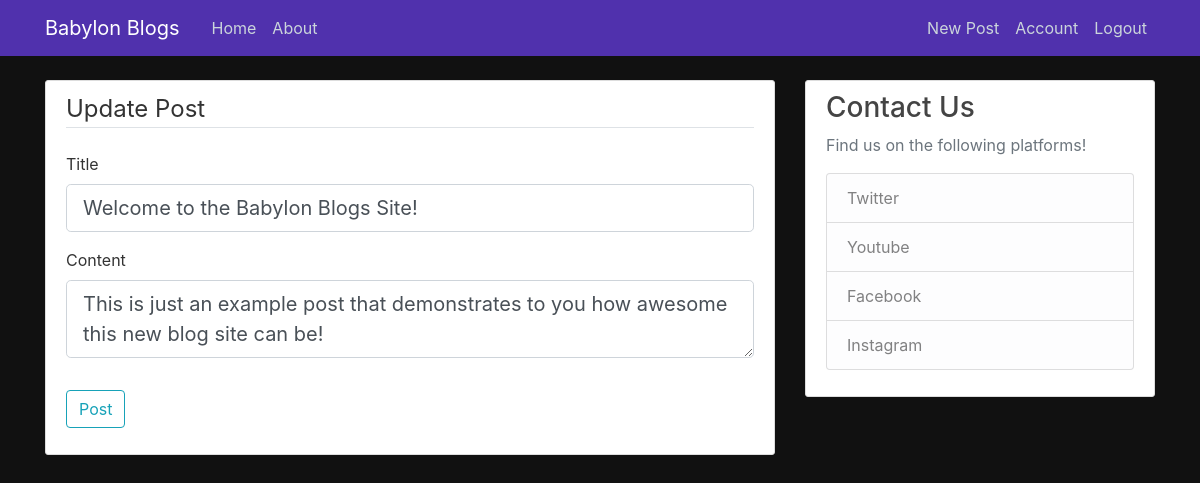
Screenshot of /post/1/update (signed in) with the database file from the repository.
### BabylonBlogs/models.py (models this page shows, shortened)
class Post(db.Model):
    id = db.Column(db.Integer, primary_key=True)
    title = db.Column(db.String(100), nullable=False)
    date_posted = db.Column(db.DateTime, nullable=False, default=datetime.utcnow)
    content = db.Column(db.Text, nullable=False)
    user_id = db.Column(db.Integer, db.ForeignKey('user.id'), nullable=False)

### BabylonBlogs/routes.py (the view)
@app.route("/post/<int:post_id>/update", methods=['GET', 'POST'])
@login_required
def update_post(post_id):
    post = Post.query.get_or_404(post_id)
    if post.author != current_user:
        abort(403)
    form = PostForm()
    if form.validate_on_submit():
        post.title = form.title.data
        post.content = form.content.data
        db.session.commit()
        flash('Your post has been updated!', 'success')
        return redirect(url_for('post', post_id=post.id))
    elif request.method == 'GET':
        form.title.data = post.title
        form.content.data = post.content
    return render_template('create_post.html', title='Update Post',
                           form=form, legend='Update Post')

### BabylonBlogs/forms.py
class PostForm(FlaskForm):
    title = StringField('Title', validators=[DataRequired()])
    content = TextAreaField('Content', validators=[DataRequired()])
    submit = SubmitField('Post')

### BabylonBlogs/models.py (called while the page is built)
@login_manager.user_loader
def load_user(user_id):
    return User.query.get(int(user_id))

### BabylonBlogs/templates/create_post.html (shortened to what this page needs)
{% extends "layout.html" %}
{% block content %}
<div class="content-section">
    <form method="POST" action="">
        <fieldset class="form-group">
            <legend class="border-bottom mb-4">{{ legend }}</legend>
            <div class="form-group">
                {{ form.title.label(class="form-control-label") }}
                {% if form.title.errors %}
                    {{ form.title(class="form-control form-control-lg is-invalid") }}
                    <div class="invalid-feedback">
                        {% for error in form.title.errors %}
                            <span>{{ error }}</span>
                        {% endfor %}
                    </div>
                {% else %}
                    {{ form.title(class="form-control form-control-lg") }}
                {% endif %}
            </div>
            <div class="form-group">
                {{ form.content.label(class="form-control-label") }}
                {% if form.content.errors %}
                    {{ form.content(class="form-control form-control-lg is-invalid") }}
                    <div class="invalid-feedback">
                        {% for error in form.content.errors %}
                            <span>{{ error }}</span>
                        {% endfor %}
                    </div>
                {% else %}
                    {{ form.content(class="form-control form-control-lg") }}
                {% endif %}
            </div>
        </fieldset>
        <div class="form-group">
            {{ form.submit(class="btn btn-outline-info") }}
        </div>
    </form>
</div>
{% endblock content %}

### BabylonBlogs/static/main.css (style rules this page uses)
body { background: #111; color: #333333; margin-top: 5rem; }
.content-section { background: #ffffff; padding: 10px 20px; border: 1px solid #dddddd; border-radius: 3px; margin-bottom: 20px; }

### rows the page displays
Post: title "Welcome to the Babylon Blogs Site!", content "This is just an example post that demonstrates to you how awesome this new blog site can be!"

### other values shown
{{ legend }} "Update Post"
